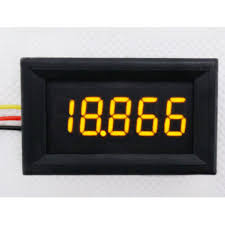
#> input picture tools_testpic/shujuzengqiang/xuanzhuan/d(5).jpg, 225 x 225 px, found by its file name
$ python shujuzengqiang_xuanzhuan.py
#> lines starting #> are read from the running program, lines starting #| are printed output that depends on the picture
import numpy as np
import cv2


def random_perspective(img, degrees, translate, scale, shear, perspective):
    # 获取图像的垂直尺寸（高度）和水平尺寸（宽度）
    height = img.shape[0]
    width = img.shape[1]

    # 平移矩阵，将图像的中心点平移到原点位置，便于后续处理
    C = np.eye(3)
    C[0, 2] = -img.shape[1] / 2
    C[1, 2] = -img.shape[0] / 2

    # 透视变换矩阵，随机采样透视变换程度，构造透视变换矩阵
    P = np.eye(3)
    P[2, 0] = np.random.uniform(-perspective, perspective)  # x perspective (about y)随机采样
    P[2, 1] = np.random.uniform(-perspective, perspective)  # y perspective (about x)随机采样

    # 旋转和缩放矩阵，随机采样旋转角度和缩放程度，构造旋转缩放矩阵
    R = np.eye(3)
    a = np.random.uniform(-degrees, degrees)
    # a += random.choice([-180, -90, 0, 90])  # add 90deg rotations to small rotations
    s = np.random.uniform(1 - scale, 1 + scale)
    # s = 2 ** random.uniform(-scale, scale)
    R[:2] = cv2.getRotationMatrix2D(angle=a, center=(0, 0), scale=s)  # 旋转角度 旋转中心 缩放比例

    # 剪切变换矩阵，随机采样剪切程度，构造剪切变换矩阵
    S = np.eye(3)
    S[0, 1] = np.tan(np.random.uniform(-shear, shear) * np.pi / 180)
    S[1, 0] = np.tan(np.random.uniform(-shear, shear) * np.pi / 180)

    # 平移变换矩阵，随机采样平移程度，构造平移变换矩阵
    T = np.eye(3)
    T[0, 2] = np.random.uniform(0.5 - translate, 0.5 + translate) * width
    T[1, 2] = np.random.uniform(0.5 - translate, 0.5 + translate) * height

    # 组合变换矩阵，先对图像进行剪切、缩放、旋转、透视变换，再平移回原位
    M = T @ S @ R @ P @ C
    # 判断图像是否有变化，如果有变化，则进行仿射变换或透视变换
    if (M != np.eye(3)).any():
        if perspective:
            img = cv2.warpPerspective(img, M, dsize=(width, height), borderValue=(114, 114, 114))
        else:  # affine
            img = cv2.warpAffine(img, M[:2], dsize=(width, height), borderValue=(114, 114, 114))

    return img


if __name__ == '__main__':
    path = "C:/Users/xxa/Desktop/ultralytics/tools_testpic/shujuzengqiang/xuanzhuan/d(5).jpg"
    original_img = cv2.imread(path)
#> original_img is the input picture: shape (225, 225, 3); mean B, G, R 144.4, 149.6, 152.6
    img = random_perspective(original_img, degrees=50, translate=0, scale=0, shear=0, perspective=0)
#> in random_perspective, `img = cv2.warpAffine(img, M[:2], dsize=(width, height), borderValue=(1..`:
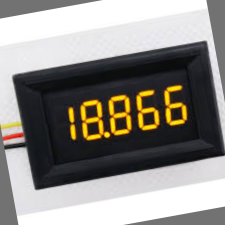
#> img: shape (225, 225, 3); mean of channels 0, 1, 2 134.3, 139.6, 142.6; drawn as B, G, R
    cv2.imshow("random_perspective_degrees:", img)
    cv2.imwrite(r"C:/Users/xxa/Desktop/ultralytics/tools_result/shujuzengqiang/xuanzhuan/temp1.png", img)
    cv2.waitKey(0)

    img = random_perspective(original_img, degrees=0, translate=0.5, scale=0, shear=0, perspective=0)
#> call 2 of random_perspective, with degrees = 0, translate = 0.5, scale = 0, shear = 0, perspective = 0
#> in random_perspective (call 2), `img = cv2.warpAffine(img, M[:2], dsize=(width, height), borderValue=(1..`:
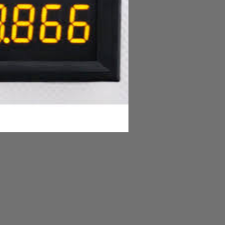
#> img: shape (225, 225, 3); mean of channels 0, 1, 2 114.3, 119, 121.3; drawn as B, G, R
    cv2.imshow("random_perspective_translate:", img)
    cv2.imwrite(r"C:/Users/xxa/Desktop/ultralytics/tools_result/shujuzengqiang/xuanzhuan/temp2.png", img)
    cv2.waitKey(0)

    img = random_perspective(original_img, degrees=0, translate=0, scale=0.9, shear=0, perspective=0)
#> call 3 of random_perspective, with degrees = 0, translate = 0, scale = 0.9, shear = 0, perspective = 0
#> in random_perspective (call 3), `img = cv2.warpAffine(img, M[:2], dsize=(width, height), borderValue=(1..`:
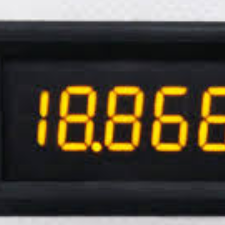
#> img: shape (225, 225, 3); mean of channels 0, 1, 2 55.6, 71.5, 78.5; drawn as B, G, R
    cv2.imshow("random_perspective_scale:", img)
    cv2.imwrite(r"C:/Users/xxa/Desktop/ultralytics/tools_result/shujuzengqiang/xuanzhuan/temp3.png", img)
    cv2.waitKey(0)

    img = random_perspective(original_img, degrees=0, translate=0.0, scale=0, shear=20, perspective=0)
#> call 4 of random_perspective, with degrees = 0, translate = 0, scale = 0, shear = 20, perspective = 0
#> in random_perspective (call 4), `img = cv2.warpAffine(img, M[:2], dsize=(width, height), borderValue=(1..`:
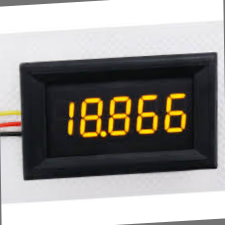
#> img: shape (225, 225, 3); mean of channels 0, 1, 2 141.8, 147, 150.1; drawn as B, G, R
    cv2.imshow("random_perspective_shear:", img)
    cv2.imwrite(r"C:/Users/xxa/Desktop/ultralytics/tools_result/shujuzengqiang/xuanzhuan/temp4.png", img)
    cv2.waitKey(0)

    img = random_perspective(original_img, degrees=0, translate=0.0, scale=0, shear=0, perspective=0.001)
#> in random_perspective (call 5), `img = cv2.warpPerspective(img, M, dsize=(width, height), borderValue=(..`:
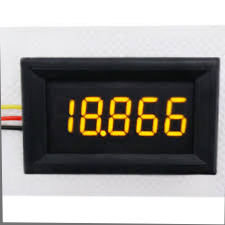
#> img: shape (225, 225, 3); mean of channels 0, 1, 2 142.7, 147.9, 151; drawn as B, G, R
    cv2.imshow("random_perspective_perspective:", img)
    cv2.imwrite(r"C:/Users/xxa/Desktop/ultralytics/tools_result/shujuzengqiang/xuanzhuan/temp5.png", img)
    cv2.waitKey(0)
